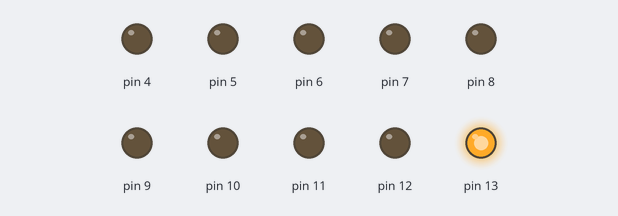
Recording of a sketch running on a simulated Arduino Uno, built with avr-gcc and run on an emulated ATmega328P. Parts: output pins drawn as LEDs (lit = HIGH).

Above: at 0.1 s.
At 1.3 s:
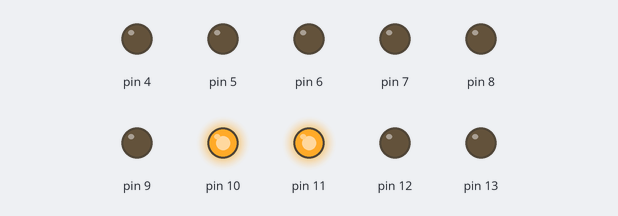
At 2.5 s:
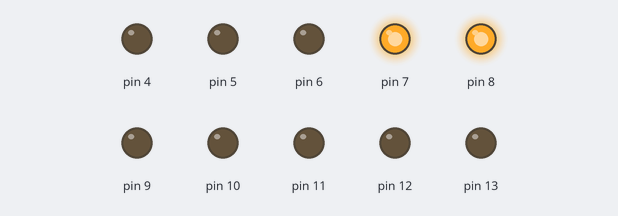
At 5.1 s:
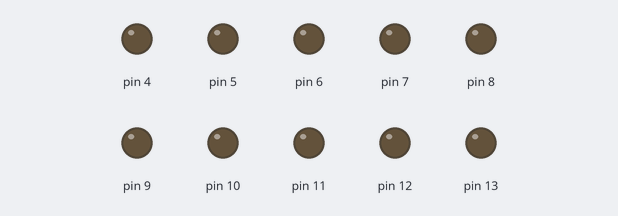
At 7.7 s:
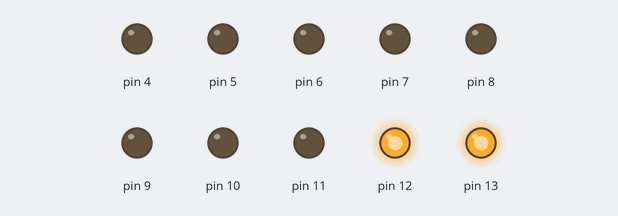
At 10.1 s:
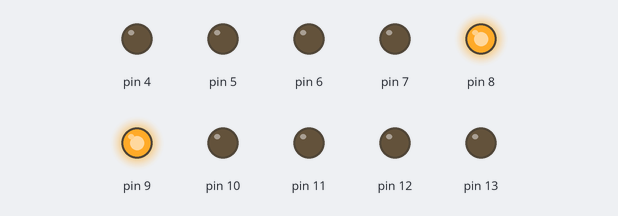
Timing chart, 0 to 10.4 s (numbered marks = the images above):
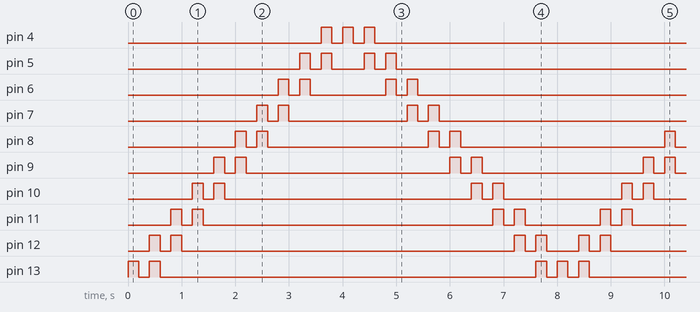

Measured:
- by itself, pin 4: repeats every 8.0 s: 2 × (LOW 0.20 s, HIGH 0.20 s), LOW 7.0 s, HIGH 0.20 s
- by itself, pin 5: repeats every 8.0 s: LOW 0.20 s, HIGH 0.20 s, LOW 0.60 s, HIGH 0.20 s, LOW 0.20 s, HIGH 0.20 s, LOW 6.2 s, HIGH 0.20 s
- by itself, pin 6: repeats every 8.0 s: LOW 0.20 s, HIGH 0.20 s, LOW 1.4 s, HIGH 0.20 s, LOW 0.20 s, HIGH 0.20 s, LOW 5.4 s, HIGH 0.20 s
- by itself, pin 7: repeats every 8.0 s: LOW 0.20 s, HIGH 0.20 s, LOW 2.2 s, HIGH 0.20 s, LOW 0.20 s, HIGH 0.20 s, LOW 4.6 s, HIGH 0.20 s
- by itself, pin 8: repeats every 8.0 s: LOW 0.20 s, HIGH 0.20 s, LOW 3.0 s, HIGH 0.20 s, LOW 0.20 s, HIGH 0.20 s, LOW 3.8 s, HIGH 0.20 s
- by itself, pin 9: repeats every 8.0 s: LOW 0.20 s, HIGH 0.20 s, LOW 3.8 s, HIGH 0.20 s, LOW 0.20 s, HIGH 0.20 s, LOW 3.0 s, HIGH 0.20 s
- by itself, pin 10: repeats every 8.0 s: LOW 0.20 s, HIGH 0.20 s, LOW 4.6 s, HIGH 0.20 s, LOW 0.20 s, HIGH 0.20 s, LOW 2.2 s, HIGH 0.20 s
- by itself, pin 11: repeats every 8.0 s: LOW 0.20 s, HIGH 0.20 s, LOW 5.4 s, HIGH 0.20 s, LOW 0.20 s, HIGH 0.20 s, LOW 1.4 s, HIGH 0.20 s

The sketch:

ElAutoIncreible.ino
```cpp
// C++ code
//
int LED = 13;
int LEDM = 4;
void setup()
{
  for (int i = LED; i>= LEDM ; i--) {
    pinMode(i, OUTPUT);
  }
}

void loop()
{
  //IDA
  for (int i = LED; i >= LEDM; i--){
  	digitalWrite(i, HIGH);//Manda 5 volts
    digitalWrite(i+1, HIGH);
  	delay(200); // Espera por 200 milisegundos
  	digitalWrite(i, LOW); //Apagado
    digitalWrite(i+1, LOW);
  	delay(200); // Espera por 0.2 segundos
  }
  //Vuelta
  for (int i = LEDM; i <= LED; i++){
  	digitalWrite(i-1, HIGH);
  	digitalWrite(i, HIGH);//Manda 5 volts
  	delay(200); // Espera por 200 milisegundos
    digitalWrite(i-1, LOW);
  	digitalWrite(i, LOW); //Apagado
  	delay(200); // Espera por 0.2 segundos
  }

}
```
